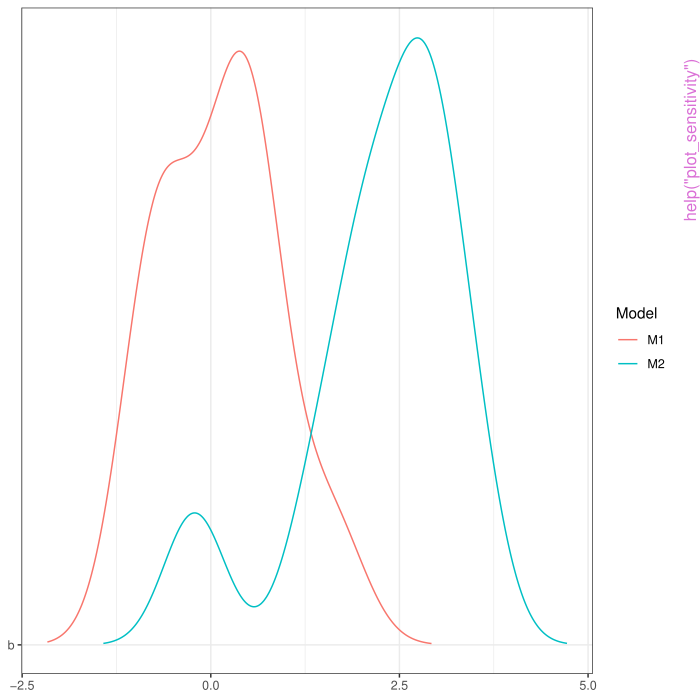

R code for this plot:
pkgname <- "pema"
source(file.path(R.home("share"), "R", "examples-header.R"))
options(warn = 1)
options(pager = "console")
library('pema')

base::assign(".oldSearch", base::search(), pos = 'CheckExEnv')
base::assign(".old_wd", base::getwd(), pos = 'CheckExEnv')
cleanEx()
nameEx("I2")
### * I2

flush(stderr()); flush(stdout())

### Name: I2
### Title: Compute I2
### Aliases: I2

### ** Examples

I2(matrix(1:20, ncol = 1))



cleanEx()
nameEx("as.stan")
### * as.stan

flush(stderr()); flush(stdout())

### Name: as.stan
### Title: Convert an object to stanfit
### Aliases: as.stan

### ** Examples

stanfit <- "a"
class(stanfit) <- "stanfit"
converted <- as.stan(stanfit)



cleanEx()
nameEx("brma")
### * brma

flush(stderr()); flush(stdout())

### Name: brma
### Title: Conduct Bayesian Regularized Meta-Analysis
### Aliases: brma brma.formula brma.default

### ** Examples

data("curry")
df <- curry[c(1:5, 50:55), c("d", "vi", "sex", "age", "donorcode")]
suppressWarnings({res <- brma(d~., data = df, iter = 10)})



cleanEx()
nameEx("check_workshop_data")
### * check_workshop_data

flush(stderr()); flush(stdout())

### Name: check_workshop_data
### Title: Check Data for BRMA Workshop
### Aliases: check_workshop_data

### ** Examples

check_workshop_data(bonapersona)



cleanEx()
nameEx("maxap")
### * maxap

flush(stderr()); flush(stdout())

### Name: maxap
### Title: Maximum a posteriori parameter estimate
### Aliases: maxap

### ** Examples

maxap(c(1,2,3,4,5))



cleanEx()
nameEx("plot_sensitivity")
### * plot_sensitivity

flush(stderr()); flush(stdout())

### Name: plot_sensitivity
### Title: Plot posterior distributions for BRMA models
### Aliases: plot_sensitivity

### ** Examples

plot_sensitivity(samples = list(
data.frame(Parameter = "b",
Value = rnorm(10),
Model = "M1"),
data.frame(Parameter = "b",
Value = rnorm(10, mean = 2),
Model = "M2")),
parameters = "b")



cleanEx()
nameEx("sample_prior")
### * sample_prior

flush(stderr()); flush(stdout())

### Name: sample_prior
### Title: Sample from the Prior Distribution
### Aliases: sample_prior

### ** Examples

sample_prior("lasso", iter = 10)



cleanEx()
nameEx("shiny_prior")
### * shiny_prior

flush(stderr()); flush(stdout())

### Name: shiny_prior
### Title: Interactively Sample from the Prior Distribution
### Aliases: shiny_prior

### ** Examples

## Not run: 
##D shiny_prior()
## End(Not run)



cleanEx()
nameEx("simulate_smd")
### * simulate_smd

flush(stderr()); flush(stdout())

### Name: simulate_smd
### Title: Simulates a meta-analytic dataset
### Aliases: simulate_smd

### ** Examples

set.seed(8)
simulate_smd()
simulate_smd(k_train = 50, distribution = "bernoulli")
simulate_smd(distribution = "bernoulli", model = "es * x[ ,1] * x[ ,2]")



### * <FOOTER>
###
cleanEx()
options(digits = 7L)
base::cat("Time elapsed: ", proc.time() - base::get("ptime", pos = 'CheckExEnv'),"\n")
grDevices::dev.off()
###
### Local variables: ***
### mode: outline-minor ***
### outline-regexp: "\\(> \\)?### [*]+" ***
### End: ***
quit('no')
